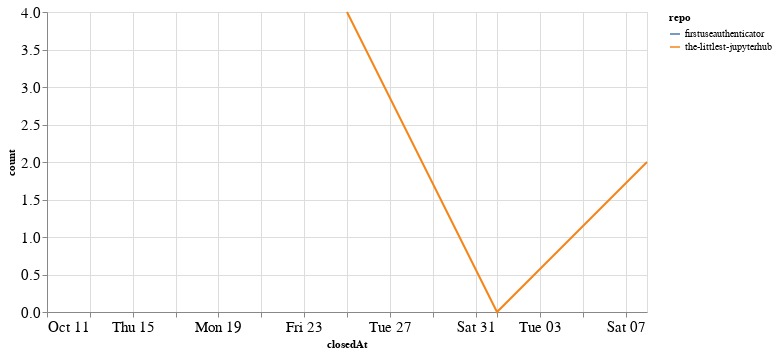

Write notebook code for a chart like this one.
### Code cell
closed_by_time = closed_by.groupby('repo').resample('W', on='closedAt').count()['author'].reset_index()
closed_by_time = closed_by_time.rename(columns={'author': 'count'})

alt.Chart(closed_by_time, width=600).mark_line().encode(
    x='closedAt',
    y='count',
    color='repo',
    tooltip="repo"
)

### Figure 1 — Vega-Lite specification as saved in the notebook (floating-point values rounded to 4 significant figures)
{"config": {"axisLeft": {"labelFontSize": 15}, "axisBottom": {"labelFontSize": 15}}, "data": {"name": "data-c30173c6176de59d35e28101ef3a74b4"}, "mark": "line", "encoding": {"color": {"type": "nominal", "field": "repo"}, "tooltip": {"type": "nominal", "field": "repo"}, "x": {"type": "temporal", "field": "closedAt"}, "y": {"type": "quantitative", "field": "count"}}, "width": 600, "$schema": "https://vega.github.io/schema/vega-lite/v4.8.1.json", "datasets": {"data-c30173c6176de59d35e28101ef3a74b4": [{"repo": "firstuseauthenticator", "closedAt": "2020-10-11T00:00:00", "count": 1}, {"repo": "the-littlest-jupyterhub", "closedAt": "2020-10-25T00:00:00", "count": 4}, {"repo": "the-littlest-jupyterhub", "closedAt": "2020-11-01T00:00:00", "count": 0}, {"repo": "the-littlest-jupyterhub", "closedAt": "2020-11-08T00:00:00", "count": 2}]}}
